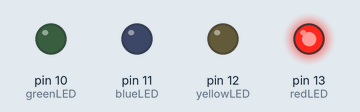
A sketch run on a simulated Arduino Uno, built with avr-gcc and run on an emulated ATmega328P. Parts: output pins drawn as LEDs (lit = HIGH).

Above: at 1.0 s.
At 5.0 s:
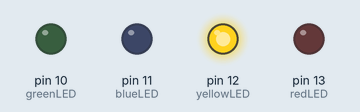
At 9.0 s:
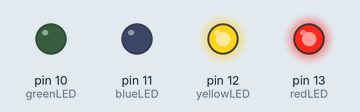
At 13.0 s:
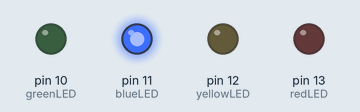
At 17.0 s:
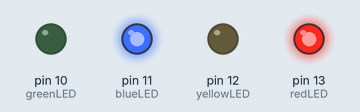
At 19.0 s:
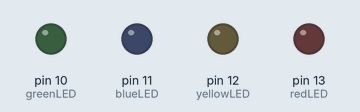
Timing chart, 0 to 20.8 s (numbered marks = the images above):
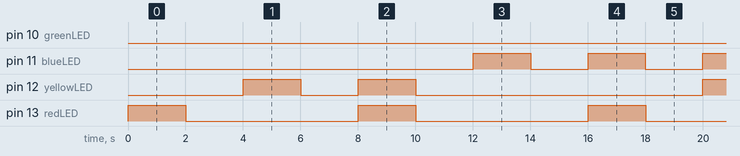

Measured:
- by itself, pin 10 (greenLED): LOW → HIGH at 28.0 s, → LOW 2.0 s later, → HIGH 2.0 s later, → LOW 2.0 s later, … (6 changes in this stretch)
- by itself, pin 11 (blueLED): LOW → HIGH at 12.0 s, → LOW 2.0 s later, → HIGH 2.0 s later, → LOW 2.0 s later, … (8 changes in this stretch)
- by itself, pin 12 (yellowLED): repeats every 16.0 s: LOW 2.0 s, HIGH 2.0 s, LOW 10.0 s, HIGH 2.0 s
- by itself, pin 13 (redLED): alternates HIGH for 2.0 s and LOW for 6.0 s

The sketch:

4ledbincount.ino
```cpp
int redLED=13;
int yellowLED=12;
int blueLED=11;
int greenLED=10;

int d1=1000;
int d2=2000;

void one(){
  digitalWrite(greenLED,HIGH);
  delay(d2);
  digitalWrite(greenLED,LOW);
  delay(d2);
}

void two(){
  digitalWrite(blueLED,HIGH);
  delay(d2);
  digitalWrite(blueLED,LOW);
  delay(d2);
}

void three(){
  digitalWrite(yellowLED,HIGH);
  delay(d2);
  digitalWrite(yellowLED,LOW);
  delay(d2);
}

void four(){
  digitalWrite(redLED,HIGH);
  delay(d2);
  digitalWrite(redLED,LOW);
  delay(d2);
}

void onetwo(){
  digitalWrite(greenLED,HIGH);
  digitalWrite(blueLED,HIGH);
  delay(d2);
  digitalWrite(greenLED,LOW);
  digitalWrite(blueLED,LOW);
  delay(d2);
}

void onethree(){
  digitalWrite(greenLED,HIGH);
  digitalWrite(yellowLED,HIGH);
  delay(d2);
  digitalWrite(greenLED,LOW);
  digitalWrite(yellowLED,LOW);
  delay(d2);
}

void onefour(){
  digitalWrite(greenLED,HIGH);
  digitalWrite(redLED,HIGH);
  delay(d2);
  digitalWrite(greenLED,LOW);
  digitalWrite(redLED,LOW);
  delay(d2);
}

void twothree(){
  digitalWrite(blueLED,HIGH);
  digitalWrite(yellowLED,HIGH);
  delay(d2);
  digitalWrite(blueLED,LOW);
  digitalWrite(yellowLED,LOW);
  delay(d2);
}

void twofour(){
  digitalWrite(blueLED,HIGH);
  digitalWrite(redLED,HIGH);
  delay(d2);
  digitalWrite(blueLED,LOW);
  digitalWrite(redLED,LOW);
  delay(d2);
}

void threefour(){
  digitalWrite(yellowLED,HIGH);
  digitalWrite(redLED,HIGH);
  delay(d2);
  digitalWrite(yellowLED,LOW);
  digitalWrite(redLED,LOW);
  delay(d2);
}

void twothreefour(){
  digitalWrite(blueLED,HIGH);
  digitalWrite(yellowLED,HIGH);
  digitalWrite(redLED,HIGH);
  delay(d2);
  digitalWrite(blueLED,LOW);
  digitalWrite(yellowLED,LOW);
  digitalWrite(redLED,LOW);
  delay(d2);
}

void onethreefour(){
  digitalWrite(greenLED,HIGH);
  digitalWrite(yellowLED,HIGH);
  digitalWrite(redLED,HIGH);
  delay(d2);
  digitalWrite(greenLED,LOW);
  digitalWrite(yellowLED,LOW);
  digitalWrite(redLED,LOW);
  delay(d2);
}

void onetwofour(){
  digitalWrite(greenLED,HIGH);
  digitalWrite(blueLED,HIGH);
  digitalWrite(redLED,HIGH);
  delay(d2);
  digitalWrite(greenLED,LOW);
  digitalWrite(blueLED,LOW);
  digitalWrite(redLED,LOW);
  delay(d2);
}

void onetwothree(){
  digitalWrite(greenLED,HIGH);
  digitalWrite(blueLED,HIGH);
  digitalWrite(yellowLED,HIGH);
  delay(d2);
  digitalWrite(greenLED,LOW);
  digitalWrite(blueLED,LOW);
  digitalWrite(yellowLED,LOW);
  delay(d2);
}

void onetwothreefour(){
  digitalWrite(greenLED,HIGH);
  digitalWrite(blueLED,HIGH);
  digitalWrite(yellowLED,HIGH);
  digitalWrite(redLED,HIGH);
  delay(d2);
  digitalWrite(greenLED,LOW);
  digitalWrite(blueLED,LOW);
  digitalWrite(yellowLED,LOW);
  digitalWrite(redLED,LOW);
  delay(d2);
}

void setup() {
  pinMode(redLED,OUTPUT);
  pinMode(yellowLED,OUTPUT);
  pinMode(blueLED,OUTPUT);
  pinMode(greenLED,OUTPUT);
}

void loop() {
  four();
  three();
  threefour();
  two();
  twofour();
  twothree();
  twothreefour();
  one();
  onefour();
  onethree();
  onethreefour();
  onetwo();
  onetwofour();
  onetwothree();
  onetwothreefour();
}
```
